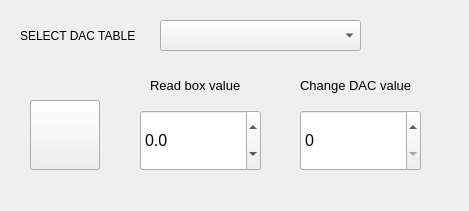
<?xml version="1.0" encoding="UTF-8"?>
<ui version="4.0">
 <class>Form</class>
 <widget class="QWidget" name="Form">
  <property name="windowModality">
   <enum>Qt::NonModal</enum>
  </property>
  <property name="geometry">
   <rect>
    <x>0</x>
    <y>0</y>
    <width>469</width>
    <height>211</height>
   </rect>
  </property>
  <property name="windowTitle">
   <string>Form</string>
  </property>
  <widget class="QComboBox" name="SelectDacTable">
   <property name="geometry">
    <rect>
     <x>160</x>
     <y>20</y>
     <width>201</width>
     <height>31</height>
    </rect>
   </property>
   <property name="font">
    <font>
     <pointsize>10</pointsize>
     <weight>50</weight>
     <italic>false</italic>
     <bold>false</bold>
    </font>
   </property>
  </widget>
  <widget class="QLabel" name="label">
   <property name="geometry">
    <rect>
     <x>300</x>
     <y>70</y>
     <width>141</width>
     <height>31</height>
    </rect>
   </property>
   <property name="font">
    <font>
     <pointsize>10</pointsize>
    </font>
   </property>
   <property name="text">
    <string>Change DAC value</string>
   </property>
  </widget>
  <widget class="QLabel" name="label_2">
   <property name="geometry">
    <rect>
     <x>150</x>
     <y>70</y>
     <width>121</width>
     <height>31</height>
    </rect>
   </property>
   <property name="font">
    <font>
     <pointsize>10</pointsize>
    </font>
   </property>
   <property name="text">
    <string>Read box value</string>
   </property>
  </widget>
  <widget class="QDoubleSpinBox" name="Dac_box_value">
   <property name="geometry">
    <rect>
     <x>140</x>
     <y>110</y>
     <width>121</width>
     <height>61</height>
    </rect>
   </property>
   <property name="font">
    <font>
     <pointsize>12</pointsize>
     <weight>50</weight>
     <italic>false</italic>
     <bold>false</bold>
    </font>
   </property>
   <property name="decimals">
    <number>1</number>
   </property>
   <property name="minimum">
    <double>-100.000000000000000</double>
   </property>
   <property name="maximum">
    <double>99000.000000000000000</double>
   </property>
   <property name="singleStep">
    <double>10.000000000000000</double>
   </property>
  </widget>
  <widget class="QSpinBox" name="Dac_value">
   <property name="geometry">
    <rect>
     <x>300</x>
     <y>110</y>
     <width>121</width>
     <height>61</height>
    </rect>
   </property>
   <property name="font">
    <font>
     <pointsize>12</pointsize>
     <weight>50</weight>
     <italic>false</italic>
     <bold>false</bold>
    </font>
   </property>
   <property name="minimum">
    <number>0</number>
   </property>
   <property name="maximum">
    <number>65535</number>
   </property>
   <property name="singleStep">
    <number>500</number>
   </property>
  </widget>
  <widget class="QLabel" name="label_digital_pot">
   <property name="geometry">
    <rect>
     <x>20</x>
     <y>10</y>
     <width>131</width>
     <height>51</height>
    </rect>
   </property>
   <property name="text">
    <string>SELECT DAC TABLE</string>
   </property>
  </widget>
  <widget class="QPushButton" name="save_value">
   <property name="geometry">
    <rect>
     <x>30</x>
     <y>100</y>
     <width>70</width>
     <height>70</height>
    </rect>
   </property>
   <property name="text">
    <string/>
   </property>
   <property name="iconSize">
    <size>
     <width>68</width>
     <height>68</height>
    </size>
   </property>
  </widget>
 </widget>
 <resources/>
 <connections/>
</ui>
